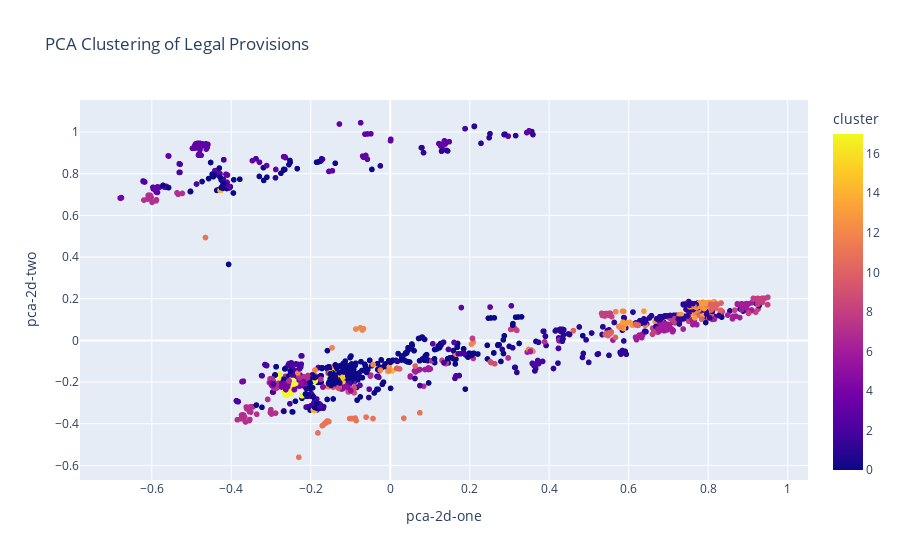

The notebook cell this image was saved under:
### Markdown cell above
## AgglomerativeClustering

### Code cell
from sklearn.cluster import AgglomerativeClustering

# 定義範圍
max_k = 20  # 限制最大k值
k_range = range(2, max_k)

# 保存不同指標的結果
silhouette_scores = []
calinski_scores = []
davies_scores = []

for k in k_range:
    clustering = AgglomerativeClustering(n_clusters=k)
    clusters = clustering.fit_predict(X_combined.toarray())
    silhouette_scores.append(silhouette_score(X_combined, clusters))
    calinski_scores.append(calinski_harabasz_score(X_combined.toarray(), clusters))
    davies_scores.append(davies_bouldin_score(X_combined.toarray(), clusters))

# 找到最大輪廓係數點
best_silhouette = np.argmax(silhouette_scores) + 2

# 找到最大Calinski-Harabasz Index點
best_calinski = np.argmax(calinski_scores) + 2

# 找到最小Davies-Bouldin Index點
best_davies = np.argmin(davies_scores) + 2

# 綜合考慮這些指標，選擇最常出現的分群數量
best_k_candidates = [best_silhouette, best_calinski, best_davies]
best_k = max(set(best_k_candidates), key=best_k_candidates.count)

print(f"最大輪廓係數最佳分群數量: {best_silhouette}")
print(f"最大Calinski-Harabasz Index最佳分群數量: {best_calinski}")
print(f"最小Davies-Bouldin Index最佳分群數量: {best_davies}")
print(f"綜合考慮的最佳分群數量: {best_k}")

# 使用AgglomerativeClustering進行文本分群
clustering = AgglomerativeClustering(n_clusters=best_k)  
clusters = clustering.fit_predict(X_combined.toarray())

# 將分群結果添加回數據框
compliance_data_df['cluster'] = clusters

# 使用PCA進行降維
pca = PCA(n_components=2)
X_pca_2d = pca.fit_transform(X_combined.toarray())

# 將降維結果添加回數據框
compliance_data_df['pca-2d-one'] = X_pca_2d[:,0]
compliance_data_df['pca-2d-two'] = X_pca_2d[:,1]

# 使用Plotly進行互動式視覺化
fig = px.scatter(
    compliance_data_df, x='pca-2d-one', y='pca-2d-two', color='cluster',
    hover_data=['section', 'clean_article numbers', 'legal provisions', 'compliance_status'],
    title="PCA Clustering of Legal Provisions"
)
fig.show()

compliance_data_df.to_excel(cluster_writer_excel, index=False, sheet_name='Agglomerative')
print(f"分群結果已保存到 {output_file_path}")

### Figure 1 — Plotly figure (JSON) as saved in the notebook; plotly's stock layout.template omitted (floating-point values rounded to 4 significant figures; data arrays with more than 128 entries replaced by an {"elided": "..."} marker saying what was removed)
{"data": [{"customdata": {"elided": "2653x4 str values"}, "hovertemplate": "pca-2d-one=%{x}<br>pca-2d-two=%{y}<br>section=%{customdata[0]}<br>clean_article numbers=%{customdata[1]}<br>legal provisions=%{customdata[2]}<br>compliance_status=%{customdata[3]}<br>cluster=%{marker.color}<extra></extra>", "legendgroup": "", "marker": {"color": {"elided": "2653 int values"}, "coloraxis": "coloraxis", "symbol": "circle"}, "mode": "markers", "name": "", "showlegend": false, "type": "scattergl", "x": {"elided": "2653 float values"}, "xaxis": "x", "y": {"elided": "2653 float values"}, "yaxis": "y"}], "layout": {"coloraxis": {"colorbar": {"title": {"text": "cluster"}}, "colorscale": [[0, "#0d0887"], [0.1111, "#46039f"], [0.2222, "#7201a8"], [0.3333, "#9c179e"], [0.4444, "#bd3786"], [0.5556, "#d8576b"], [0.6667, "#ed7953"], [0.7778, "#fb9f3a"], [0.8889, "#fdca26"], [1, "#f0f921"]]}, "legend": {"tracegroupgap": 0}, "title": {"text": "PCA Clustering of Legal Provisions"}, "xaxis": {"anchor": "y", "domain": [0, 1], "title": {"text": "pca-2d-one"}}, "yaxis": {"anchor": "x", "domain": [0, 1], "title": {"text": "pca-2d-two"}}}}
